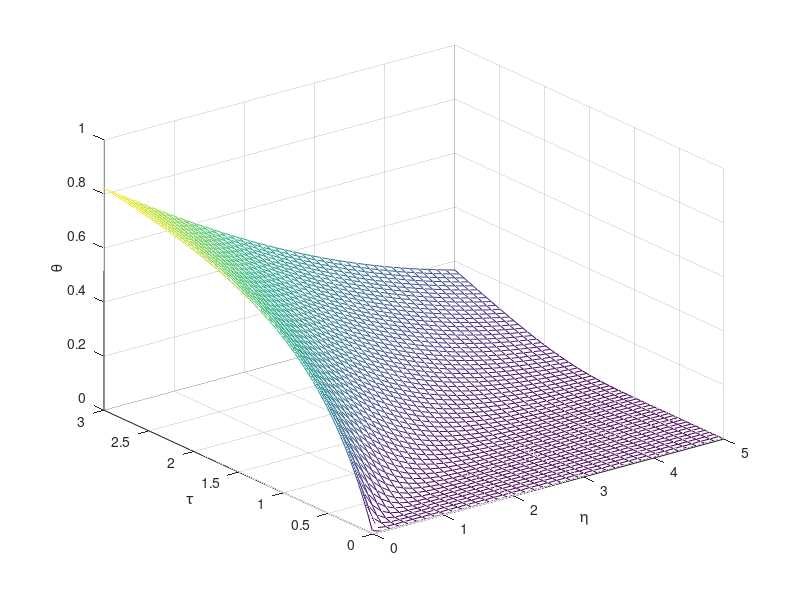
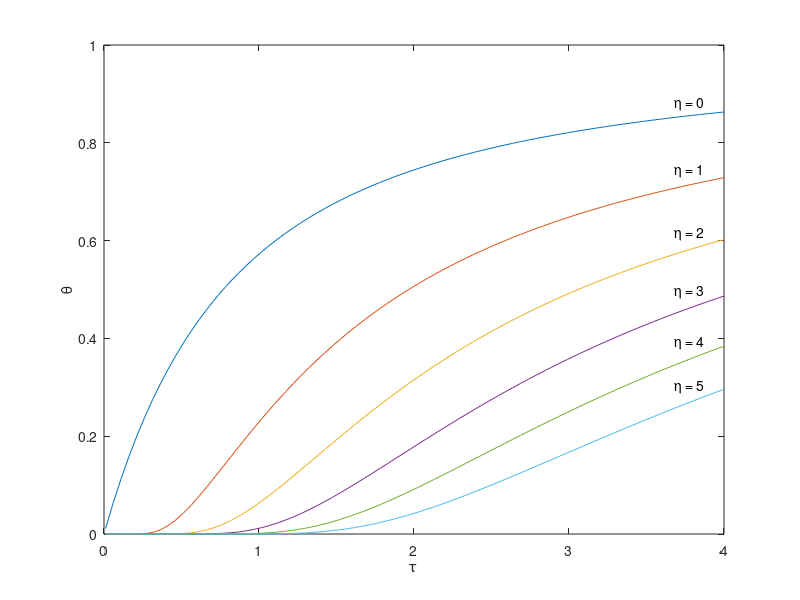

Recreate these plots in MATLAB, in order.
% definindo a funcao teta
theta = @(x,t) erfc(0.5*x./t)-exp(x+t.^2).*erfc(0.5*x./t+t);

% malha de pontos
tau = linspace(0.01, 3, 60); 
eta = linspace(0, 5, 40);
[x, t] = meshgrid(eta, tau);

% plotando a superficie
figure(1)
mesh(x, t, theta(x, t))
xlabel('\eta')
ylabel('\tau')
zlabel('\theta')

% plotando as curvas 2d

figure(2)
eta = 0:5;
tau = linspace(0.01, 4, 80);

for k = 1:length(eta)
    thet = theta(eta(k), tau);
    plot(tau, thet)
    text(.92*4,1.02*thet(end), ['\eta = ' num2str(eta(k))]) 
    hold on
end

xlabel('\tau') 
ylabel('\theta')